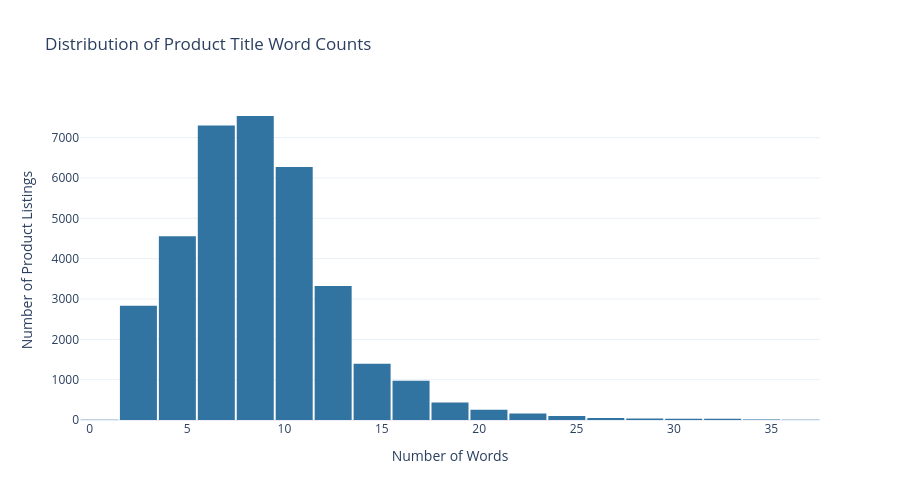

Notebook source saved alongside this figure:
### Markdown cell above
#### Visualizing Product Title Word Count Distribution

### Code cell
# Calculating the number of words in each product title
df["Title_Word_Count"] = df["Product Title"].str.split().str.len()

# Creating a histogram of product title word counts
fig = px.histogram(
    df,
    x="Title_Word_Count",
    nbins=35,
    title="Distribution of Product Title Word Counts",
    color_discrete_sequence=["#3274A1"]
)

# Customizing the chart layout
fig.update_layout(
    xaxis_title="Number of Words",
    yaxis_title="Number of Product Listings",
    template="plotly_white",
    height=500,
    bargap=0.05
)

fig.show()

### Figure 1 — Plotly figure (JSON) as saved in the notebook; plotly's stock layout.template omitted (floating-point values rounded to 4 significant figures; data arrays with more than 128 entries replaced by an {"elided": "..."} marker saying what was removed)
{"data": [{"bingroup": "x", "hovertemplate": "Title_Word_Count=%{x}<br>count=%{y}<extra></extra>", "legendgroup": "", "marker": {"color": "#3274A1", "pattern": {"shape": ""}}, "name": "", "nbinsx": 35, "orientation": "v", "showlegend": false, "type": "histogram", "x": {"elided": "35311 int values"}, "xaxis": "x", "yaxis": "y"}], "layout": {"bargap": 0.05, "barmode": "relative", "height": 500, "legend": {"tracegroupgap": 0}, "title": {"text": "Distribution of Product Title Word Counts"}, "xaxis": {"anchor": "y", "domain": [0, 1], "title": {"text": "Number of Words"}}, "yaxis": {"anchor": "x", "domain": [0, 1], "title": {"text": "Number of Product Listings"}}}}
